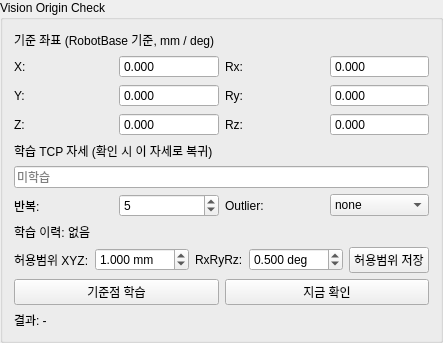
           <widget class="QGroupBox" name="groupBox_referenceCheck">
            <property name="title">
             <string>Vision Origin Check</string>
            </property>
            <layout class="QVBoxLayout" name="verticalLayout_referenceCheck">
             <item>
              <widget class="QLabel" name="label_referenceLandmarkTitle">
               <property name="text">
                <string>기준 좌표 (RobotBase 기준, mm / deg)</string>
               </property>
              </widget>
             </item>
             <item>
              <layout class="QGridLayout" name="gridLayout_referenceLandmark">
               <item row="0" column="0">
                <widget class="QLabel" name="label_refLandmarkX">
                 <property name="text">
                  <string>X:</string>
                 </property>
                </widget>
               </item>
               <item row="0" column="1">
                <widget class="QDoubleSpinBox" name="doubleSpinBox_refLandmarkX">
                 <property name="readOnly">
                  <bool>true</bool>
                 </property>
                 <property name="buttonSymbols">
                  <enum>QAbstractSpinBox::NoButtons</enum>
                 </property>
                 <property name="minimum">
                  <double>-10000.000000000000000</double>
                 </property>
                 <property name="maximum">
                  <double>10000.000000000000000</double>
                 </property>
                 <property name="decimals">
                  <number>3</number>
                 </property>
                </widget>
               </item>
               <item row="0" column="2">
                <widget class="QLabel" name="label_refLandmarkRx">
                 <property name="text">
                  <string>Rx:</string>
                 </property>
                </widget>
               </item>
               <item row="0" column="3">
                <widget class="QDoubleSpinBox" name="doubleSpinBox_refLandmarkRx">
                 <property name="readOnly">
                  <bool>true</bool>
                 </property>
                 <property name="buttonSymbols">
                  <enum>QAbstractSpinBox::NoButtons</enum>
                 </property>
                 <property name="minimum">
                  <double>-360.000000000000000</double>
                 </property>
                 <property name="maximum">
                  <double>360.000000000000000</double>
                 </property>
                 <property name="decimals">
                  <number>3</number>
                 </property>
                </widget>
               </item>
               <item row="1" column="0">
                <widget class="QLabel" name="label_refLandmarkY">
                 <property name="text">
                  <string>Y:</string>
                 </property>
                </widget>
               </item>
               <item row="1" column="1">
                <widget class="QDoubleSpinBox" name="doubleSpinBox_refLandmarkY">
                 <property name="readOnly">
                  <bool>true</bool>
                 </property>
                 <property name="buttonSymbols">
                  <enum>QAbstractSpinBox::NoButtons</enum>
                 </property>
                 <property name="minimum">
                  <double>-10000.000000000000000</double>
                 </property>
                 <property name="maximum">
                  <double>10000.000000000000000</double>
                 </property>
                 <property name="decimals">
                  <number>3</number>
                 </property>
                </widget>
               </item>
               <item row="1" column="2">
                <widget class="QLabel" name="label_refLandmarkRy">
                 <property name="text">
                  <string>Ry:</string>
                 </property>
                </widget>
               </item>
               <item row="1" column="3">
                <widget class="QDoubleSpinBox" name="doubleSpinBox_refLandmarkRy">
                 <property name="readOnly">
                  <bool>true</bool>
                 </property>
                 <property name="buttonSymbols">
                  <enum>QAbstractSpinBox::NoButtons</enum>
                 </property>
                 <property name="minimum">
                  <double>-360.000000000000000</double>
                 </property>
                 <property name="maximum">
                  <double>360.000000000000000</double>
                 </property>
                 <property name="decimals">
                  <number>3</number>
                 </property>
                </widget>
               </item>
               <item row="2" column="0">
                <widget class="QLabel" name="label_refLandmarkZ">
                 <property name="text">
                  <string>Z:</string>
                 </property>
                </widget>
               </item>
               <item row="2" column="1">
                <widget class="QDoubleSpinBox" name="doubleSpinBox_refLandmarkZ">
                 <property name="readOnly">
                  <bool>true</bool>
                 </property>
                 <property name="buttonSymbols">
                  <enum>QAbstractSpinBox::NoButtons</enum>
                 </property>
                 <property name="minimum">
                  <double>-10000.000000000000000</double>
                 </property>
                 <property name="maximum">
                  <double>10000.000000000000000</double>
                 </property>
                 <property name="decimals">
                  <number>3</number>
                 </property>
                </widget>
               </item>
               <item row="2" column="2">
                <widget class="QLabel" name="label_refLandmarkRz">
                 <property name="text">
                  <string>Rz:</string>
                 </property>
                </widget>
               </item>
               <item row="2" column="3">
                <widget class="QDoubleSpinBox" name="doubleSpinBox_refLandmarkRz">
                 <property name="readOnly">
                  <bool>true</bool>
                 </property>
                 <property name="buttonSymbols">
                  <enum>QAbstractSpinBox::NoButtons</enum>
                 </property>
                 <property name="minimum">
                  <double>-360.000000000000000</double>
                 </property>
                 <property name="maximum">
                  <double>360.000000000000000</double>
                 </property>
                 <property name="decimals">
                  <number>3</number>
                 </property>
                </widget>
               </item>
              </layout>
             </item>
             <item>
              <widget class="QLabel" name="label_referenceTcpTitle">
               <property name="text">
                <string>학습 TCP 자세 (확인 시 이 자세로 복귀)</string>
               </property>
               <property name="toolTip">
                <string>측정값에 로봇 기구학 오차가 포함되므로, 학습 때와 같은 TCP 자세에서 측정해야 편차가 유효합니다</string>
               </property>
              </widget>
             </item>
             <item>
              <widget class="QLineEdit" name="lineEdit_referenceTcpPose">
               <property name="readOnly">
                <bool>true</bool>
               </property>
               <property name="placeholderText">
                <string>미학습</string>
               </property>
              </widget>
             </item>
             <item>
              <layout class="QHBoxLayout" name="horizontalLayout_referenceMeasure">
               <item>
                <widget class="QLabel" name="label_refRepeat">
                 <property name="text">
                  <string>반복:</string>
                 </property>
                </widget>
               </item>
               <item>
                <widget class="QSpinBox" name="spinBox_refRepeat">
                 <property name="minimum">
                  <number>1</number>
                 </property>
                 <property name="maximum">
                  <number>20</number>
                 </property>
                 <property name="value">
                  <number>5</number>
                 </property>
                </widget>
               </item>
               <item>
                <widget class="QLabel" name="label_refOutlier">
                 <property name="text">
                  <string>Outlier:</string>
                 </property>
                </widget>
               </item>
               <item>
                <widget class="QComboBox" name="comboBox_refOutlier">
                 <item>
                  <property name="text">
                   <string>none</string>
                  </property>
                 </item>
                 <item>
                  <property name="text">
                   <string>iqr</string>
                  </property>
                 </item>
                 <item>
                  <property name="text">
                   <string>3sigma</string>
                  </property>
                 </item>
                </widget>
               </item>
              </layout>
             </item>
             <item>
              <widget class="QLabel" name="label_refLearnedInfo">
               <property name="text">
                <string>학습 이력: 없음</string>
               </property>
               <property name="wordWrap">
                <bool>true</bool>
               </property>
              </widget>
             </item>
             <item>
              <layout class="QHBoxLayout" name="horizontalLayout_referenceTolerance">
               <item>
                <widget class="QLabel" name="label_refTolXYZ">
                 <property name="text">
                  <string>허용범위 XYZ:</string>
                 </property>
                </widget>
               </item>
               <item>
                <widget class="QDoubleSpinBox" name="doubleSpinBox_refTolXYZ">
                 <property name="suffix">
                  <string> mm</string>
                 </property>
                 <property name="minimum">
                  <double>0.001000000000000</double>
                 </property>
                 <property name="maximum">
                  <double>100.000000000000000</double>
                 </property>
                 <property name="singleStep">
                  <double>0.100000000000000</double>
                 </property>
                 <property name="decimals">
                  <number>3</number>
                 </property>
                 <property name="value">
                  <double>1.000000000000000</double>
                 </property>
                </widget>
               </item>
               <item>
                <widget class="QLabel" name="label_refTolRPY">
                 <property name="text">
                  <string>RxRyRz:</string>
                 </property>
                </widget>
               </item>
               <item>
                <widget class="QDoubleSpinBox" name="doubleSpinBox_refTolRPY">
                 <property name="suffix">
                  <string> deg</string>
                 </property>
                 <property name="minimum">
                  <double>0.001000000000000</double>
                 </property>
                 <property name="maximum">
                  <double>100.000000000000000</double>
                 </property>
                 <property name="singleStep">
                  <double>0.100000000000000</double>
                 </property>
                 <property name="decimals">
                  <number>3</number>
                 </property>
                 <property name="value">
                  <double>0.500000000000000</double>
                 </property>
                </widget>
               </item>
               <item>
                <widget class="QPushButton" name="pushButton_refSaveTolerance">
                 <property name="text">
                  <string>허용범위 저장</string>
                 </property>
                </widget>
               </item>
              </layout>
             </item>
             <item>
              <layout class="QHBoxLayout" name="horizontalLayout_referenceButtons">
               <item>
                <widget class="QPushButton" name="pushButton_refLearn">
                 <property name="text">
                  <string>기준점 학습</string>
                 </property>
                 <property name="toolTip">
                  <string>현재 TCP 자세에서 Landmark를 반복 측정해 기준값으로 저장합니다</string>
                 </property>
                </widget>
               </item>
               <item>
                <widget class="QPushButton" name="pushButton_refCheckNow">
                 <property name="text">
                  <string>지금 확인</string>
                 </property>
                 <property name="toolTip">
                  <string>학습된 TCP 자세로 이동해 기준점을 즉시 1회 검증합니다</string>
                 </property>
                </widget>
               </item>
              </layout>
             </item>
             <item>
              <widget class="QLabel" name="label_refCheckResult">
               <property name="text">
                <string>결과: -</string>
               </property>
               <property name="wordWrap">
                <bool>true</bool>
               </property>
              </widget>
             </item>
            </layout>
           </widget>
